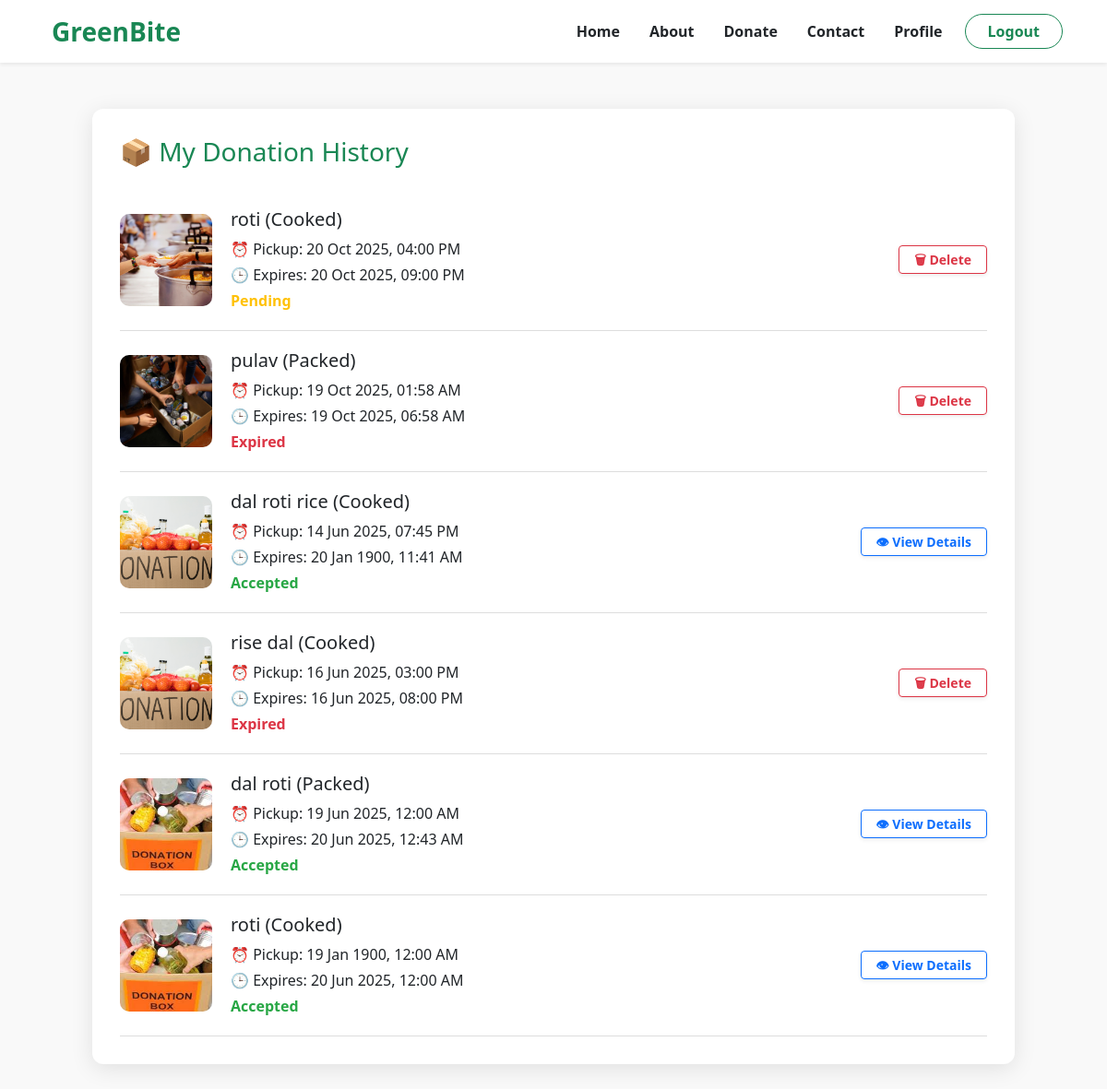
The app's page /donation-history.php (signed in) with its own data.
### tables this page shows
CREATE TABLE `donations` (
  `id` int(11) NOT NULL,
  `donor_id` int(11) NOT NULL,
  `food_description` text NOT NULL,
  `quantity` varchar(100) NOT NULL,
  `pickup_time` datetime NOT NULL,
  `address` text NOT NULL,
  `contact_number` varchar(15) NOT NULL,
  `expires_at` datetime NOT NULL,
  `food_image` varchar(255) DEFAULT NULL,
  `food_type` enum('Cooked','Packed','Raw') NOT NULL,
  `status` enum('pending','accepted','expired') DEFAULT 'pending',
  `created_at` timestamp NOT NULL DEFAULT current_timestamp(),
  `receiver_name` varchar(255) DEFAULT NULL,
  `receiver_contact` varchar(20) DEFAULT NULL,
  `receiver_email` varchar(255) DEFAULT NULL,
  `receiver_address` text DEFAULT NULL,
  `receiver_reason` text DEFAULT NULL,
  `receiver_id` int(11) DEFAULT NULL
);

### donation-history.php (the view, shortened to what this page needs)
<?php
include 'includes/db.php';
$donor_id = $_SESSION['user_id'];
$conn->query("UPDATE donations SET status = 'expired' WHERE status = 'pending' AND expires_at < NOW()");
$stmt = $conn->prepare("SELECT * FROM donations WHERE donor_id = ? ORDER BY created_at DESC");
$stmt->bind_param("i", $donor_id);
$stmt->execute();
$result = $stmt->get_result();
?>
<!DOCTYPE html>
<html lang="en">
<head>
  <link href="https://cdn.jsdelivr.net/npm/bootstrap@5.3.0/dist/css/bootstrap.min.css" rel="stylesheet">
</head>
<body>
<?php include 'includes/navbar.php'; ?>
<div class="container">
  <div class="history-box">
    <h3 class="mb-4 text-success">📦 My Donation History</h3>
    <?php if ($result->num_rows === 0): ?>
      <p class="text-muted">No donations found.</p>
    <?php else: ?>
      <?php while ($row = $result->fetch_assoc()): ?>
        <?php
          $current_time = time();
          $expires_at = strtotime($row['expires_at']);
          $status = $row['status'];
          $display_status = ($status === 'pending' && $expires_at < $current_time) ? 'expired' : $status;
        ?>
        <div class="donation-card">
          <img src="<?= htmlspecialchars($row['food_image']) ?>" alt="Food" />
          <div class="donation-info">
            <h5><?= htmlspecialchars($row['food_description']) ?> (<?= $row['food_type'] ?>)</h5>
            <p class="mb-1">⏰ Pickup: <?= date('d M Y, h:i A', strtotime($row['pickup_time'])) ?></p>
            <p class="mb-1">🕒 Expires: <?= date('d M Y, h:i A', strtotime($row['expires_at'])) ?></p>
            <span class="status-badge status-<?= $display_status ?>"><?= ucfirst($display_status) ?></span>
          </div>
          <div class="d-flex flex-column gap-1">
            <?php if ($display_status === 'accepted'): ?>
<button class="btn btn-outline-primary btn-sm shadow-sm fw-semibold px-3" data-bs-toggle="modal" data-bs-target="#viewModal<?= $row['id'] ?>">
  👁 View Details
</button>            <?php endif; ?>
            <?php if (in_array($display_status, ['pending', 'expired'])): ?>
<button class="btn btn-outline-danger btn-sm shadow-sm fw-semibold px-3" data-bs-toggle="modal" data-bs-target="#deleteModal<?= $row['id'] ?>">
  🗑 Delete
</button>            <?php endif; ?>
          </div>
        </div>
      <?php endwhile; ?>
    <?php endif; ?>
  </div>
</div>
</body>
</html>

### includes/navbar.php (shortened to what this page needs)
<?php
$current_page = basename($_SERVER['PHP_SELF']);
?>
<head>
</head>
<nav class="navbar navbar-expand-lg navbar-light bg-white shadow-sm sticky-top">
  <div class="container-fluid px-lg-5">
    <a class="navbar-brand fw-bold text-success fs-3 d-flex align-items-center" href="index.php">
      <i class="bi bi-bag-heart-fill me-2"></i> GreenBite
    </a>
    <div class="collapse navbar-collapse justify-content-end" id="navbarNav">
      <ul class="navbar-nav align-items-lg-center">
        <li class="nav-item">
          <a class="nav-link fw-semibold mx-2 <?= ($current_page == 'index.php') ? 'active text-success' : 'text-dark'; ?>" href="index.php">Home</a>
        </li>
        <li class="nav-item">
          <a class="nav-link fw-semibold mx-2 <?= ($current_page == 'about.php') ? 'active text-success' : 'text-dark'; ?>" href="about.php">About</a>
        </li>
        <?php if (!isset($_SESSION['user_id'])): ?>
          <li class="nav-item">
            <a class="nav-link fw-semibold mx-2 <?= ($current_page == 'donate.php') ? 'active text-success' : 'text-dark'; ?>" href="donate.php">Donate</a>
          </li>
          <li class="nav-item">
            <a class="nav-link fw-semibold mx-2 <?= ($current_page == 'requests.php') ? 'active text-success' : 'text-dark'; ?>" href="requests.php">Request</a>
          </li>
        <?php elseif ($_SESSION['role'] === 'donor'): ?>
          <li class="nav-item">
            <a class="nav-link fw-semibold mx-2 <?= ($current_page == 'donate.php') ? 'active text-success' : 'text-dark'; ?>" href="donate.php">Donate</a>
          </li>
        <?php elseif ($_SESSION['role'] === 'receiver'): ?>
          <li class="nav-item">
            <a class="nav-link fw-semibold mx-2 <?= ($current_page == 'requests.php') ? 'active text-success' : 'text-dark'; ?>" href="requests.php">Request</a>
          </li>
        <?php endif; ?>
        <li class="nav-item">
          <a class="nav-link fw-semibold mx-2 <?= ($current_page == 'contact.php') ? 'active text-success' : 'text-dark'; ?>" href="contact.php">Contact</a>
        </li>
        <?php if (!isset($_SESSION['user_id'])): ?>
          <li class="nav-item">
            <a class="nav-link text-warning" href="admin/admin-auth.php">Admin</a>
          </li>
          <li class="nav-item">
            <a class="btn btn-success fw-semibold rounded-pill px-4 ms-lg-2" href="auth.php">Login / Register</a>
          </li>
        <?php else: ?>
          <li class="nav-item">
            <a class="nav-link fw-semibold mx-2 <?= ($current_page == 'profile.php') ? 'active text-success' : 'text-dark'; ?>" href="profile.php">Profile</a>
          </li>
          <li class="nav-item">
            <a class="btn btn-outline-success fw-semibold rounded-pill px-4 ms-lg-2" href="logout.php">Logout</a>
          </li>
        <?php endif; ?>
      </ul>
    </div>
  </div>
</nav>

### donation-history.php (style rules this page uses)
body { background: #f9f9f9; font-family: 'Segoe UI', sans-serif; }
.history-box { max-width: 1000px; margin: 50px auto; background: #fff; padding: 30px; border-radius: 12px; box-shadow: 0 5px 25px rgba(0,0,0,0.1); }
.donation-card { display: flex; align-items: center; gap: 20px; border-bottom: 1px solid #ddd; padding: 20px 0; }
.donation-card img { width: 100px; height: 100px; object-fit: cover; border-radius: 10px; }
.donation-info { flex: 1; }
.status-badge { font-weight: 600; }
.status-pending { color: #ffc107; }
.status-accepted { color: #28a745; }
.status-expired { color: #dc3545; }

### includes/navbar.php (style rules this page uses)
.nav-link { position: relative; transition: color 0.3s ease; }
.nav-link::after { content: ""; position: absolute; bottom: -4px; left: 0; width: 0%; height: 2px; background-color: #28a745; transition: width 0.3s ease; }

### records on screen
donations: food_image (picture), food_description "roti", food_type "Cooked", pickup_time "20 Oct 2025, 04:00 PM", expires_at "20 Oct 2025, 09:00 PM"
donations: food_image (picture), food_description "pulav", food_type "Packed", pickup_time "19 Oct 2025, 01:58 AM", expires_at "19 Oct 2025, 06:58 AM"
donations: food_image (picture), food_description "dal roti rice", food_type "Cooked", pickup_time "14 Jun 2025, 07:45 PM", expires_at "20 Jan 1900, 11:41 AM"
donations: food_image (picture), food_description "rise dal", food_type "Cooked", pickup_time "16 Jun 2025, 03:00 PM", expires_at "16 Jun 2025, 08:00 PM"
donations: food_image (picture), food_description "dal roti", food_type "Packed", pickup_time "19 Jun 2025, 12:00 AM", expires_at "20 Jun 2025, 12:43 AM"
donations: food_image (picture), food_description "roti", food_type "Cooked", pickup_time "19 Jan 1900, 12:00 AM", expires_at "20 Jun 2025, 12:00 AM"
